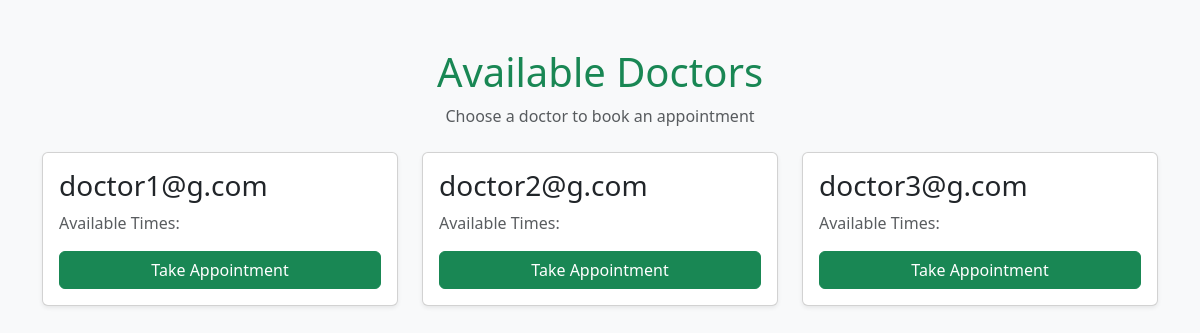
The app's page /doctors_list/ (signed in), older data.
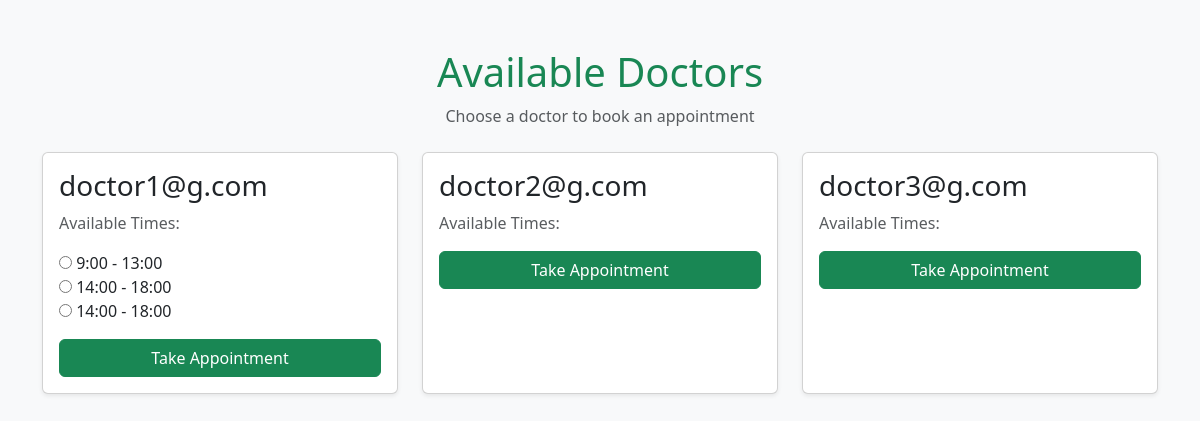
The same page, newer data.
### auth_app/models.py (models this page shows, shortened)
class CustomUser(AbstractUser):
    ROLE_CHOICES = [
        ('admin', 'Admin'),
        ('doctor', 'Doctor'),
        ('patient', 'Patient'),
    ]
    GENDER_CHOICES = [
        (1, 'Male'),
        (2, 'Female'),
        (3, 'Other'),
    ]
    blood_group = models.CharField(max_length=3, choices=[
        ('A+', 'A+'),
        ('A-', 'A-'),
        ('B+', 'B+'),
        ('B-', 'B-'),
        ('AB+', 'AB+'),
        ('AB-', 'AB-'),
        ('O+', 'O+'),
        ('O-', 'O-'),
    ], null=True, blank=True)
    first_name = models.CharField(max_length=30)
    last_name = models.CharField(max_length=30)
    role = models.CharField(max_length=10, choices=ROLE_CHOICES)
    email = models.EmailField(unique=True)
    username = models.CharField(max_length=150, blank=True, null=True)
    gender = models.IntegerField(choices=GENDER_CHOICES, null=True, blank=True)
    age = models.IntegerField(null=True, blank=True)
    account_type = models.CharField(max_length=30)
    phone_number = models.CharField(max_length=15, null=True, blank=True)
    USERNAME_FIELD = 'email'
    REQUIRED_FIELDS = ['first_name', 'last_name']
    objects = CustomUserManager()

### main_app/models.py (models this page shows)
class DoctorAvailability(models.Model):
    doctor = models.ForeignKey(CustomUser, on_delete=models.CASCADE)
    day = models.DateField()
    time_slots = models.JSONField()
    def __str__(self):
        return f'{self.doctor.first_name} is available on {self.day} during {self.time_slots}'

### main_app/views.py (the view)
# urls.py: path('doctors_list/', DoctorsListView.as_view(), name='doctors_list'),
class DoctorsListView(LoginRequiredMixin, View):
    template_name = 'doctors_list.html'
    def get(self, request):
        dept = request.GET.get('speciality', None)
        print(f"Department: {dept}")
        if dept:
            doctors = CustomUser.objects.filter(role='doctor', specialization__specialization=dept)
            print(f"Doctor: {doctors}")
        else:
            doctors = CustomUser.objects.filter(role='doctor')
        context = {
            'doctors': doctors
        }
        print(f"availability: {doctors.first().doctoravailability_set.all()}")
        return render(request, self.template_name, context)

### templates/doctors_list.html (shortened to what this page needs)
<!DOCTYPE html>
<html lang="en">
<head>
    <link href="https://cdn.jsdelivr.net/npm/bootstrap@5.3.0-alpha1/dist/css/bootstrap.min.css" rel="stylesheet">
</head>
<body class="bg-light">
    <div class="container my-5">
        <div class="text-center mb-4">
            <h1 class="text-success">Available Doctors</h1>
            <p class="text-muted">Choose a doctor to book an appointment</p>
        </div>
        <div class="row">
            {% for doctor in doctors %}
            <div class="col-md-4 mb-4">
                <div class="card shadow-sm h-100">
                    <div class="card-body">
                        <h3 class="card-title">{{ doctor.email }}</h3>
                        <p class="text-muted">Available Times:</p>
                        <ul class="list-unstyled">
                            {% for availability in doctor.doctoravailability_set.all %}
                                {% for time_slot in availability.time_slots %}
                                    {% if time_slot.status == 'Available' %}
                                        <li>
                                            <input type="radio" name="time_slot_{{ doctor.id }}" value="{{ time_slot.start_time }} - {{ time_slot.end_time }}">
                                            {{ time_slot.start_time }} - {{ time_slot.end_time }}
                                        </li>
                                    {% else %}
                                        <li>{{ time_slot.start_time }} - {{ time_slot.end_time }} ({{ time_slot.status }})</li>
                                    {% endif %}
                                {% endfor %}
                            {% endfor %}
                        </ul>
                        <button class="btn btn-success w-100" onclick="bookAppointment('{{ doctor.id }}')">Take Appointment</button>
                    </div>
                </div>
            </div>
            {% endfor %}
        </div>
    </div>
</body>
</html>

Row changes from the older to the newer data that the page shows:
added DoctorAvailability: start_time "9:00" "14:00" "14:00", end_time "13:00" "18:00" "18:00"
